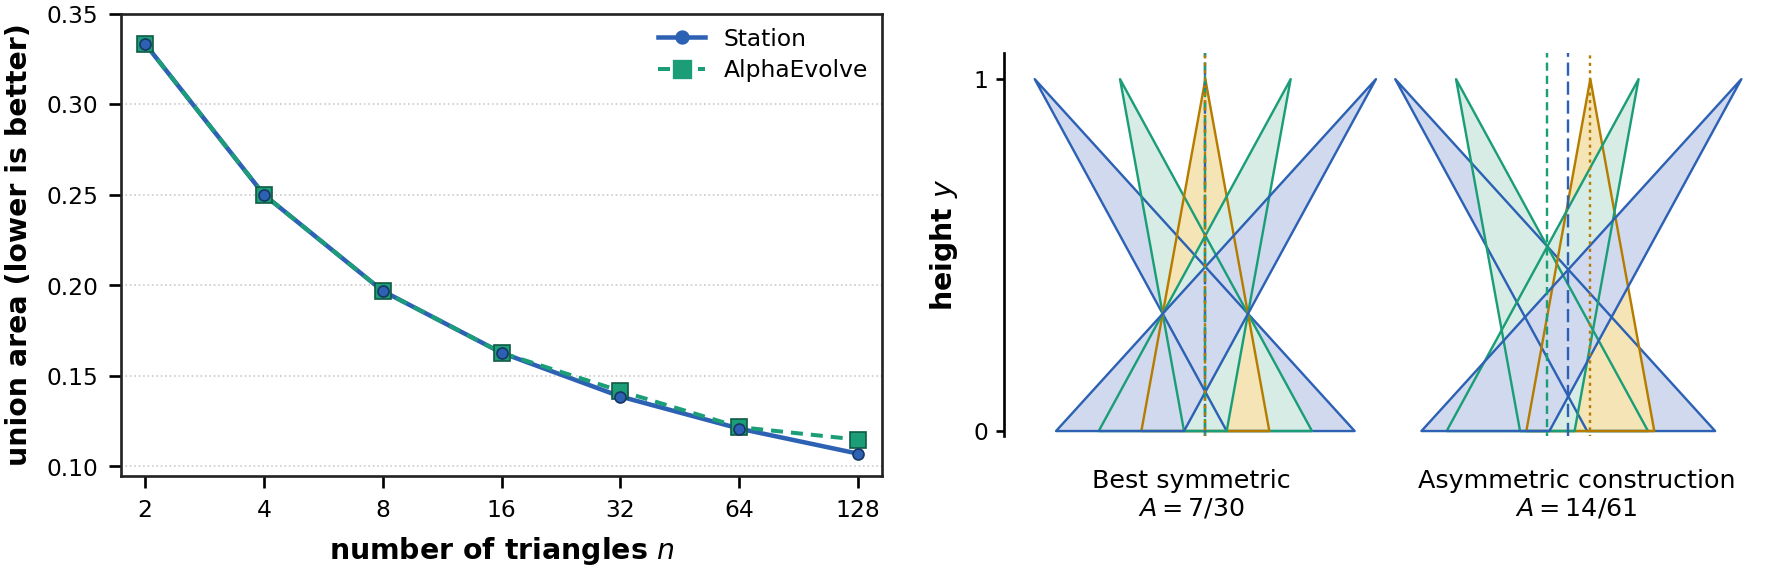

Reproduce this figure in Python.
#!/usr/bin/env python3
"""Render the dyadic comparison and three n=5 figure alternatives."""

import os
import tempfile
from fractions import Fraction
from pathlib import Path

os.environ.setdefault("MPLCONFIGDIR", os.path.join(tempfile.gettempdir(), "kakeya_needle_mplconfig"))

import matplotlib
matplotlib.use("Agg")
import matplotlib.pyplot as plt
from matplotlib.lines import Line2D
from matplotlib.patches import Polygon

OUT = Path(__file__).resolve().parent
OUT.mkdir(parents=True, exist_ok=True)

BLUE = "#2C61B4"
MID_BLUE = "#4E7DC7"
PALE_BLUE = "#D1D9EF"
GOLD = "#B57C00"
PALE_GOLD = "#F5E4B5"
TEAL = "#1B9E77"
GREY = "#707070"
LIGHT_GREY = "#B5B5B5"

PAIR_STYLE = {
    1: (PALE_BLUE, BLUE),
    2: ("#D7ECE5", TEAL),
    3: (PALE_GOLD, GOLD),
    4: ("#D7ECE5", TEAL),
    5: (PALE_BLUE, BLUE),
}

plt.rcParams.update({
    "font.family": "sans-serif",
    "font.sans-serif": ["DejaVu Sans"],
    "mathtext.fontset": "dejavusans",
    "font.size": 7.5,
    "axes.labelsize": 8.5,
    "axes.labelweight": "bold",
    "axes.linewidth": 0.8,
    "xtick.labelsize": 7.0,
    "ytick.labelsize": 7.0,
    "xtick.direction": "out",
    "ytick.direction": "out",
    "figure.facecolor": "white",
    "savefig.facecolor": "white",
    "savefig.bbox": "tight",
    "savefig.pad_inches": 0.02,
    "ps.fonttype": 42,
    "pdf.fonttype": 42,
})

SYMMETRIC = [Fraction(4, 15), Fraction(1, 5), Fraction(2, 15), Fraction(1, 15), Fraction(0)]
ASYMMETRIC_RAW = [Fraction(79, 305), Fraction(47, 305), Fraction(10, 61), Fraction(12, 305), Fraction(0)]

# Translation-align triangle 3. This exposes the unequal reflection axes of
# pairs (1,5) and (2,4) while leaving area unchanged.
ASYMMETRIC = [x + SYMMETRIC[2] - ASYMMETRIC_RAW[2] for x in ASYMMETRIC_RAW]
AXIS = SYMMETRIC[2] + Fraction(1, 10)

DYADIC_N = [2, 4, 8, 16, 32, 64, 128]
STATION_AREA = [
    0.333333333333333, 0.249999999999990, 0.196858619034623,
    0.162715712988193, 0.138596129670274, 0.120900580819172,
    0.107066636561635,
]
AE_AREA = [
    0.333333333333333, 0.250000000000000, 0.196858619034623,
    0.162715712988197, 0.141647494730520, 0.121735177166418,
    0.114810325818618,
]


def vertices(x, j):
    return [(float(x), 0.0), (float(x + Fraction(1, 5)), 0.0),
            (float(x + Fraction(j, 5) - Fraction(1, 2)), 1.0)]


def reflected(poly):
    return [(2.0 * float(AXIS) - x, y) for x, y in poly]


def save(fig, stem):
    for ext, kwargs in (("eps", {"format": "eps"}),
                        ("pdf", {"format": "pdf"}),
                        ("png", {"format": "png", "dpi": 240})):
        fig.savefig(OUT / f"{stem}.{ext}", **kwargs)
    plt.close(fig)


def clean_geometry_axis(ax, show_y=False, show_axis=True):
    ax.set_xlim(-0.082, 0.505)
    ax.set_ylim(-0.015, 1.075)
    # A modest horizontal display expansion keeps the tall sheared triangles
    # legible in a journal column and removes uninformative side whitespace.
    ax.set_aspect(0.55, adjustable="box")
    ax.set_xticks([])
    ax.set_yticks([0, 1] if show_y else [])
    if show_y:
        ax.set_ylabel(r"height $y$")
    for side in ("top", "right", "bottom"):
        ax.spines[side].set_visible(False)
    ax.spines["left"].set_visible(show_y)
    ax.tick_params(length=2.5, pad=2)
    if show_axis:
        ax.axvline(float(AXIS), color="#555555", linewidth=0.6,
                   linestyle=(0, (3, 3)), zorder=7)


def draw_pair_axes(ax, offsets):
    axes = [
        ((offsets[0] + offsets[4] + Fraction(1, 5)) / 2,
         BLUE, (0.0, (5.5, 2.4))),
        ((offsets[1] + offsets[3] + Fraction(1, 5)) / 2,
         TEAL, (1.8, (3.4, 2.1))),
        ((2 * offsets[2] + Fraction(1, 5)) / 2,
         GOLD, (0.8, (1.3, 1.8))),
    ]
    for x, color, style in axes:
        ax.axvline(float(x), color=color, linewidth=0.72,
                   linestyle=style, zorder=7)


def populate_ae_station(ax):
    xs = list(range(len(DYADIC_N)))
    ax.plot(xs, STATION_AREA, color=BLUE, linewidth=1.35, zorder=3)
    ax.plot(xs, AE_AREA, color=TEAL, linewidth=1.2,
            linestyle=(0, (3, 2)), zorder=4)
    ax.plot(xs, AE_AREA, linestyle="none", marker="s", markersize=5.0,
            markerfacecolor=TEAL, markeredgecolor="#0F5B45",
            markeredgewidth=0.5, zorder=5)
    ax.plot(xs, STATION_AREA, linestyle="none", marker="o", markersize=3.3,
            markerfacecolor=BLUE, markeredgecolor="#183664",
            markeredgewidth=0.5, zorder=6)
    ax.set_xticks(xs, [str(n) for n in DYADIC_N])
    ax.set_xlabel(r"number of triangles $n$")
    ax.set_ylabel("union area (lower is better)")
    ax.set_xlim(-0.2, 6.2)
    ax.set_ylim(0.095, 0.35)
    ax.grid(axis="y", color="#CCCCCC", linestyle=":", linewidth=0.5)
    ax.set_axisbelow(True)
    for spine in ax.spines.values():
        spine.set_color("#222222")
    handles = [
        Line2D([], [], color=BLUE, marker="o", markersize=3.3,
               linewidth=1.35, label="Station"),
        Line2D([], [], color=TEAL, marker="s", markersize=4.6,
               linewidth=1.2, linestyle=(0, (3, 2)), label="AlphaEvolve"),
    ]
    ax.legend(handles=handles, loc="upper right", frameon=False,
              fontsize=7.0, handlelength=2.0, borderpad=0.1,
              labelspacing=0.35)


def draw_left_comparison():
    ns = [2, 4, 8, 16, 32, 64, 128]
    station = [
        0.333333333333333, 0.249999999999990, 0.196858619034623,
        0.162715712988193, 0.138596129670274, 0.120900580819172,
        0.107066636561635,
    ]
    alphaevolve = [
        0.333333333333333, 0.250000000000000, 0.196858619034623,
        0.162715712988197, 0.141647494730520, 0.121735177166418,
        0.114810325818618,
    ]
    xs = list(range(len(ns)))
    fig, ax = plt.subplots(figsize=(4.45, 2.65))
    fig.subplots_adjust(left=0.15, right=0.985, bottom=0.20, top=0.96)

    ax.plot(xs, station, color=BLUE, linewidth=1.55, zorder=3)
    ax.plot(xs, alphaevolve, color=TEAL, linewidth=1.35,
            linestyle=(0, (3, 2)), zorder=4)
    ax.plot(xs, alphaevolve, linestyle="none", marker="s", markersize=5.6,
            markerfacecolor=TEAL, markeredgecolor="#0F5B45",
            markeredgewidth=0.55, zorder=5)
    ax.plot(xs, station, linestyle="none", marker="o", markersize=3.6,
            markerfacecolor=BLUE, markeredgecolor="#183664",
            markeredgewidth=0.55, zorder=6)

    # HorizonMath reported only n=128.
    ax.plot([6], [0.1091479892], linestyle="none", marker="D", markersize=5.0,
            markerfacecolor=GOLD, markeredgecolor="#755100",
            markeredgewidth=0.55, zorder=7)

    ax.set_xticks(xs, [str(n) for n in ns])
    ax.set_xlabel(r"number of triangles $n$")
    ax.set_ylabel("union area")
    ax.set_xlim(-0.2, 6.2)
    ax.set_ylim(0.095, 0.35)
    ax.grid(axis="y", color="#CCCCCC", linestyle=":", linewidth=0.5)
    ax.set_axisbelow(True)
    for spine in ax.spines.values():
        spine.set_color("#222222")

    handles = [
        Line2D([], [], color=BLUE, marker="o", markersize=3.6,
               linewidth=1.55, label="Station"),
        Line2D([], [], color=TEAL, marker="s", markersize=5.0,
               linewidth=1.35, linestyle=(0, (3, 2)), label="AlphaEvolve"),
        Line2D([], [], color="none", marker="D", markersize=4.5,
               markerfacecolor=GOLD, markeredgecolor="#755100",
               label="HorizonMath ($n=128$)"),
    ]
    ax.legend(handles=handles, loc="upper right", frameon=False,
              fontsize=6.8, handlelength=2.0, borderpad=0.1, labelspacing=0.35)
    save(fig, "left_dyadic_comparison")


def draw_colored_set(ax, offsets, labels=False, fill=True):
    polygons = []
    for j, x in enumerate(offsets, start=1):
        poly = vertices(x, j)
        polygons.append((j, poly))
        face, edge = PAIR_STYLE[j]
        if fill:
            ax.add_patch(Polygon(poly, closed=True, facecolor=face,
                                 edgecolor="none", zorder=2))
        ax.add_patch(Polygon(poly, closed=True, facecolor="none",
                             edgecolor=edge, linewidth=0.72,
                             joinstyle="round", zorder=4))
        if labels:
            ax.text(poly[2][0], 1.025, str(j), ha="center", va="bottom",
                    fontsize=6.5, color=edge, clip_on=False)
    return polygons


def draw_option_a():
    fig, axes = plt.subplots(1, 2, figsize=(3.85, 2.62), sharey=True)
    fig.subplots_adjust(left=0.105, right=0.995, bottom=0.08,
                        top=0.79, wspace=0.025)
    draw_colored_set(axes[0], SYMMETRIC)
    draw_colored_set(axes[1], ASYMMETRIC)
    clean_geometry_axis(axes[0], show_y=True, show_axis=False)
    clean_geometry_axis(axes[1], show_y=False, show_axis=False)
    draw_pair_axes(axes[0], SYMMETRIC)
    draw_pair_axes(axes[1], ASYMMETRIC)
    axes[0].set_title("Best symmetric\n$A=7/30$", fontsize=7.8,
                      fontweight="normal", pad=3)
    axes[1].set_title("Asymmetric construction\n$A=14/61$", fontsize=7.8,
                      fontweight="normal", pad=3)
    save(fig, "right_option_a_side_by_side")


def draw_combined_figure():
    fig = plt.figure(figsize=(7.4, 2.75))
    outer = fig.add_gridspec(
        1, 2, width_ratios=(1.0, 1.0), wspace=0.16,
        left=0.07, right=0.995, bottom=0.22, top=0.92,
    )
    left = fig.add_subplot(outer[0, 0])
    populate_ae_station(left)

    right_grid = outer[0, 1].subgridspec(1, 2, wspace=0.025)
    right = [fig.add_subplot(right_grid[0, i]) for i in range(2)]
    draw_colored_set(right[0], SYMMETRIC)
    draw_colored_set(right[1], ASYMMETRIC)
    clean_geometry_axis(right[0], show_y=True, show_axis=False)
    clean_geometry_axis(right[1], show_y=False, show_axis=False)
    draw_pair_axes(right[0], SYMMETRIC)
    draw_pair_axes(right[1], ASYMMETRIC)
    right[0].text(0.5, -0.085, "Best symmetric\n$A=7/30$",
                  transform=right[0].transAxes, ha="center", va="top",
                  fontsize=7.6)
    right[1].text(0.5, -0.085, "Asymmetric construction\n$A=14/61$",
                  transform=right[1].transAxes, ha="center", va="top",
                  fontsize=7.6)
    save(fig, "kakeya_needle_combined")


def draw_dashed_set(ax, offsets=None, mirror=False):
    polys = []
    source = ASYMMETRIC if mirror else offsets
    for j, x in enumerate(source, start=1):
        poly = vertices(x, j)
        if mirror:
            poly = reflected(poly)
        polys.append((j, poly))
        ax.add_patch(Polygon(poly, closed=True, facecolor="none",
                             edgecolor=GREY, linewidth=1.0,
                             linestyle=(0, (3, 2)), zorder=5))
    return polys


def apex_guides(ax, first, second):
    for (j, p), (_, q) in zip(first, second):
        x0, x1 = p[2][0], q[2][0]
        if abs(x1 - x0) > 1e-10:
            ax.plot([x0, x1], [1.018, 1.018], color=LIGHT_GREY,
                    linewidth=0.7, zorder=7, clip_on=False)
        _, edge = PAIR_STYLE[j]
        ax.plot([x1], [1.018], marker="o", markersize=2.4,
                markerfacecolor=edge, markeredgewidth=0, zorder=8,
                clip_on=False)
        ax.plot([x0], [1.018], marker="o", markersize=2.8,
                markerfacecolor="white", markeredgecolor=GREY,
                markeredgewidth=0.65, zorder=8, clip_on=False)


def overlay_legend(ax, reference_label):
    handles = [
        Line2D([], [], color=GREY, linewidth=1.0, linestyle=(0, (3, 2)),
               label=reference_label),
        Line2D([], [], color=BLUE, linewidth=1.15,
               label="Asymmetric construction"),
    ]
    ax.legend(handles=handles, loc="lower center", bbox_to_anchor=(0.5, 1.015),
              frameon=False, fontsize=6.5, handlelength=2.2,
              borderpad=0, labelspacing=0.28)


def draw_option_b():
    fig, ax = plt.subplots(figsize=(2.12, 2.62))
    fig.subplots_adjust(left=0.25, right=0.98, bottom=0.075, top=0.79)
    asym = draw_colored_set(ax, ASYMMETRIC)
    sym = draw_dashed_set(ax, offsets=SYMMETRIC)
    # Restore the colored boundaries above the dashed reference.
    draw_colored_set(ax, ASYMMETRIC, fill=False)
    apex_guides(ax, sym, asym)
    clean_geometry_axis(ax, show_y=True)
    overlay_legend(ax, "Best symmetric")
    save(fig, "right_option_b_configuration_overlay")


def draw_option_c():
    fig, ax = plt.subplots(figsize=(2.12, 2.62))
    fig.subplots_adjust(left=0.25, right=0.98, bottom=0.075, top=0.79)
    asym = draw_colored_set(ax, ASYMMETRIC)
    mirror = draw_dashed_set(ax, mirror=True)
    draw_colored_set(ax, ASYMMETRIC, fill=False)
    apex_guides(ax, mirror, asym)
    clean_geometry_axis(ax, show_y=True)
    overlay_legend(ax, "Its reflection")
    save(fig, "right_option_c_mirror_overlay")


def main():
    draw_combined_figure()
    print(OUT / "kakeya_needle_combined.eps")
    print(OUT / "kakeya_needle_combined.png")


if __name__ == "__main__":
    main()
